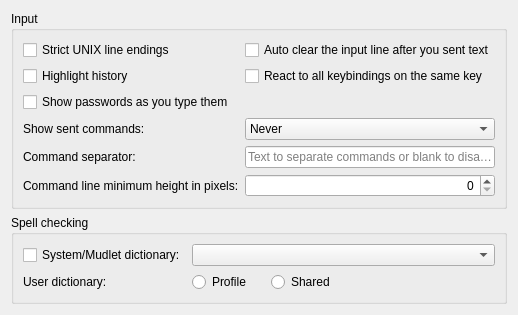
     <widget class="QWidget" name="tab_inputLine">
      <property name="sizePolicy">
       <sizepolicy hsizetype="Expanding" vsizetype="Expanding">
        <horstretch>0</horstretch>
        <verstretch>0</verstretch>
       </sizepolicy>
      </property>
      <attribute name="title">
       <string>Input line</string>
      </attribute>
      <layout class="QVBoxLayout" name="vBoxLayout_tab_inputline" stretch="0,0,0">
       <item>
        <widget class="QGroupBox" name="groupBox_input">
         <property name="enabled">
          <bool>true</bool>
         </property>
         <property name="title">
          <string>Input</string>
         </property>
         <layout class="QGridLayout" name="gridLayout_groupBox_input">
          <item row="0" column="0">
           <widget class="QCheckBox" name="USE_UNIX_EOL">
            <property name="sizePolicy">
             <sizepolicy hsizetype="MinimumExpanding" vsizetype="Fixed">
              <horstretch>0</horstretch>
              <verstretch>0</verstretch>
             </sizepolicy>
            </property>
            <property name="toolTip">
             <string>&lt;p&gt;Use strict UNIX line endings on commands for old UNIX servers that can't handle windows line endings correctly.&lt;/p&gt;</string>
            </property>
            <property name="accessibleDescription">
             <string>Use strict UNIX line endings on commands for old UNIX servers that can't handle windows line endings correctly.</string>
            </property>
            <property name="text">
             <string>Strict UNIX line endings</string>
            </property>
           </widget>
          </item>
          <item row="0" column="1">
           <widget class="QCheckBox" name="auto_clear_input_line_checkbox">
            <property name="sizePolicy">
             <sizepolicy hsizetype="MinimumExpanding" vsizetype="Fixed">
              <horstretch>0</horstretch>
              <verstretch>0</verstretch>
             </sizepolicy>
            </property>
            <property name="text">
             <string>Auto clear the input line after you sent text</string>
            </property>
           </widget>
          </item>
          <item row="1" column="0">
           <widget class="QCheckBox" name="checkBox_highlightHistory">
            <property name="sizePolicy">
             <sizepolicy hsizetype="MinimumExpanding" vsizetype="Fixed">
              <horstretch>0</horstretch>
              <verstretch>0</verstretch>
             </sizepolicy>
            </property>
            <property name="toolTip">
             <string>&lt;p&gt;Highlights your input line text when scrolling through your history for easy cancellation.&lt;/p&gt;</string>
            </property>
            <property name="accessibleDescription">
             <string>Highlights your input line text when scrolling through your history for easy cancellation.</string>
            </property>
            <property name="text">
             <string>Highlight history</string>
            </property>
           </widget>
          </item>
          <item row="1" column="1">
           <widget class="QCheckBox" name="checkBox_runAllKeyBindings">
            <property name="sizePolicy">
             <sizepolicy hsizetype="MinimumExpanding" vsizetype="Fixed">
              <horstretch>0</horstretch>
              <verstretch>0</verstretch>
             </sizepolicy>
            </property>
            <property name="toolTip">
             <string>&lt;p&gt;Check all Key-bindings against key-presses.&lt;/p&gt;&lt;p&gt;&lt;i&gt;Versions of Mudlet prior to &lt;b&gt;3.9.0&lt;/b&gt; would stop checking after the first matching combination of&lt;/i&gt; KeyCode &lt;i&gt;and&lt;/i&gt; KeyModifier &lt;i&gt;was found and then send the command and/or run the script of that Key-binding only.  This&lt;/i&gt; per-profile &lt;i&gt;option tells Mudlet to check and run the remaining matches; but, to retain compatibility with previous versions, defaults to the &lt;b&gt;un&lt;/b&gt;-checked state.&lt;/i&gt;&lt;/p&gt;</string>
            </property>
            <property name="accessibleDescription">
             <string>When checked, every key-binding that matches a key-press is run, not only the first match. Off by default for compatibility with older Mudlet behaviour.</string>
            </property>
            <property name="text">
             <string>React to all keybindings on the same key</string>
            </property>
           </widget>
          </item>
          <item row="2" column="0">
           <widget class="QCheckBox" name="disable_password_masking_checkbox">
            <property name="sizePolicy">
             <sizepolicy hsizetype="MinimumExpanding" vsizetype="Fixed">
              <horstretch>0</horstretch>
              <verstretch>0</verstretch>
             </sizepolicy>
            </property>
            <property name="toolTip">
             <string extracomment="Tooltip of the profile preference that stops the hidden-input box opening when the game asks for hidden input">&lt;p&gt;Passwords are typed into the normal command line, where they are shown, kept in the history and run through your aliases like any other command.&lt;/p&gt;&lt;p&gt;Turn this on for a game that hides everything you type, not only passwords.&lt;/p&gt;</string>
            </property>
            <property name="accessibleDescription">
             <string extracomment="Accessibility-friendly description of the profile preference that stops the hidden-input box opening when the game asks for hidden input">Passwords are typed into the normal command line, where they are shown and kept in the history. Turn this on for a game that hides everything you type, not only passwords.</string>
            </property>
            <property name="text">
             <string extracomment="Label of the profile preference that stops the hidden-input box opening when the game asks for hidden input">Show passwords as you type them</string>
            </property>
           </widget>
          </item>
          <item row="2" column="1">
           <spacer name="horizontalSpacer_disable_password_masking">
            <property name="orientation">
             <enum>Qt::Orientation::Horizontal</enum>
            </property>
            <property name="sizeHint" stdset="0">
             <size>
              <width>40</width>
              <height>20</height>
             </size>
            </property>
           </spacer>
          </item>
          <item row="3" column="0">
           <widget class="QLabel" name="label_show_sent_text">
            <property name="text">
             <string>Show sent commands:</string>
            </property>
            <property name="buddy">
             <cstring>show_sent_text_combobox</cstring>
            </property>
           </widget>
          </item>
          <item row="3" column="1">
           <widget class="QComboBox" name="show_sent_text_combobox">
            <property name="sizePolicy">
             <sizepolicy hsizetype="MinimumExpanding" vsizetype="Fixed">
              <horstretch>0</horstretch>
              <verstretch>0</verstretch>
             </sizepolicy>
            </property>
            <property name="toolTip">
             <string>&lt;p&gt;Controls how sent commands are echoed in the display box:&lt;/p&gt;
&lt;ul&gt;
&lt;li&gt;&lt;b&gt;Never&lt;/b&gt;: Commands are never shown regardless of script settings&lt;/li&gt;
&lt;li&gt;&lt;b&gt;Script controlled&lt;/b&gt;: Scripts can control visibility using send(cmd, true/false)&lt;/li&gt;
&lt;li&gt;&lt;b&gt;Always&lt;/b&gt;: Commands are always shown regardless of script settings&lt;/li&gt;
&lt;/ul&gt;
&lt;p&gt;&lt;i&gt;This can be disabled by the game server if it negotiates to use the telnet ECHO option.&lt;/i&gt;&lt;/p&gt;</string>
            </property>
            <property name="accessibleDescription">
             <string>Controls how sent commands are echoed in the display. Never means commands are never shown; Script controlled lets scripts decide via the second argument to send(); Always shows commands regardless of script settings. The game server can override this by negotiating the telnet ECHO option.</string>
            </property>
            <item>
             <property name="text">
              <string>Never</string>
             </property>
            </item>
            <item>
             <property name="text">
              <string>Script controlled</string>
             </property>
            </item>
            <item>
             <property name="text">
              <string>Always</string>
             </property>
            </item>
           </widget>
          </item>
          <item row="4" column="0">
           <widget class="QLabel" name="label_commandSeparator">
            <property name="text">
             <string>Command separator:</string>
            </property>
            <property name="buddy">
             <cstring>command_separator_lineedit</cstring>
            </property>
           </widget>
          </item>
          <item row="4" column="1">
           <widget class="QLineEdit" name="command_separator_lineedit">
            <property name="sizePolicy">
             <sizepolicy hsizetype="MinimumExpanding" vsizetype="Fixed">
              <horstretch>0</horstretch>
              <verstretch>0</verstretch>
             </sizepolicy>
            </property>
            <property name="placeholderText">
             <string>Text to separate commands or blank to disable</string>
            </property>
           </widget>
          </item>
          <item row="5" column="0">
           <widget class="QLabel" name="label_commandLineMinimumHeight">
            <property name="text">
             <string>Command line minimum height in pixels:</string>
            </property>
            <property name="buddy">
             <cstring>commandLineMinimumHeight</cstring>
            </property>
           </widget>
          </item>
          <item row="5" column="1">
           <widget class="QSpinBox" name="commandLineMinimumHeight">
            <property name="sizePolicy">
             <sizepolicy hsizetype="Preferred" vsizetype="Preferred">
              <horstretch>0</horstretch>
              <verstretch>0</verstretch>
             </sizepolicy>
            </property>
            <property name="alignment">
             <set>Qt::AlignmentFlag::AlignRight|Qt::AlignmentFlag::AlignTrailing|Qt::AlignmentFlag::AlignVCenter</set>
            </property>
            <property name="maximum">
             <number>300</number>
            </property>
           </widget>
          </item>
         </layout>
        </widget>
       </item>
       <item>
        <widget class="QGroupBox" name="groupBox_spellCheck">
         <property name="toolTip">
          <string notr="true"/>
         </property>
         <property name="title">
          <string>Spell checking</string>
         </property>
         <layout class="QGridLayout" name="gridLayout_groupBox_spellCheck">
          <item row="0" column="0">
           <widget class="QCheckBox" name="checkBox_spellCheck">
            <property name="toolTip">
             <string>&lt;p&gt;This option controls spell-checking on the command line in the main console for this profile.&lt;/p&gt;</string>
            </property>
            <property name="accessibleDescription">
             <string>This option controls spell-checking on the command line in the main console for this profile.</string>
            </property>
            <property name="text">
             <string>System/Mudlet dictionary:</string>
            </property>
           </widget>
          </item>
          <item row="0" column="1" colspan="4">
           <widget class="QComboBox" name="comboBox_dictionary">
            <property name="sizePolicy">
             <sizepolicy hsizetype="MinimumExpanding" vsizetype="Fixed">
              <horstretch>0</horstretch>
              <verstretch>0</verstretch>
             </sizepolicy>
            </property>
           </widget>
          </item>
          <item row="1" column="0">
           <widget class="QLabel" name="label_radioButton_userDictionary">
            <property name="sizePolicy">
             <sizepolicy hsizetype="Minimum" vsizetype="Preferred">
              <horstretch>0</horstretch>
              <verstretch>0</verstretch>
             </sizepolicy>
            </property>
            <property name="text">
             <string>User dictionary: </string>
            </property>
           </widget>
          </item>
          <item row="1" column="1">
           <widget class="QRadioButton" name="radioButton_userDictionary_profile">
            <property name="toolTip">
             <string>&lt;p&gt;A user dictionary specific to this profile will be available. This will be on the command line (words which are in it will appear with a dashed cyan underline) and in the lua sub-system.&lt;/p&gt;</string>
            </property>
            <property name="accessibleDescription">
             <string>A user dictionary specific to this profile will be available. This will be on the command line (words which are in it will appear with a dashed cyan underline) and in the lua sub-system.</string>
            </property>
            <property name="text">
             <string>Profile</string>
            </property>
           </widget>
          </item>
          <item row="1" column="2">
           <widget class="QRadioButton" name="radioButton_userDictionary_common">
            <property name="toolTip">
             <string>&lt;p&gt;A user dictionary that is shared between all profiles (which have this option selected) will be available. This will be on the command line (words which are in it will appear with a dashed cyan underline) and in the lua sub-system.&lt;/p&gt;</string>
            </property>
            <property name="accessibleDescription">
             <string>A user dictionary that is shared between all profiles (which have this option selected) will be available. This will be on the command line (words which are in it will appear with a dashed cyan underline) and in the lua sub-system.</string>
            </property>
            <property name="text">
             <string>Shared</string>
            </property>
           </widget>
          </item>
          <item row="1" column="3" colspan="2">
           <spacer name="horizontalSpacer_radioButtons_userDictionary">
            <property name="orientation">
             <enum>Qt::Orientation::Horizontal</enum>
            </property>
            <property name="sizeHint" stdset="0">
             <size>
              <width>40</width>
              <height>20</height>
             </size>
            </property>
           </spacer>
          </item>
         </layout>
        </widget>
       </item>
       <item>
        <spacer name="verticalSpacer_inputLine">
         <property name="orientation">
          <enum>Qt::Orientation::Vertical</enum>
         </property>
         <property name="sizeHint" stdset="0">
          <size>
           <width>0</width>
           <height>0</height>
          </size>
         </property>
        </spacer>
       </item>
      </layout>
     </widget>
